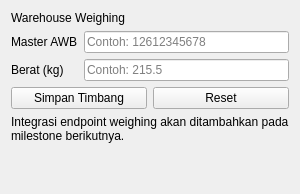
<?xml version="1.0" encoding="UTF-8"?>
<ui version="4.0">
 <class>WeighingPage</class>
 <widget class="QWidget" name="WeighingPage">
  <layout class="QVBoxLayout" name="rootLayout">
   <item>
    <widget class="QLabel" name="pageTitleLabel">
     <property name="text">
      <string>Warehouse Weighing</string>
     </property>
    </widget>
   </item>
   <item>
    <layout class="QFormLayout" name="formLayout">
     <item row="0" column="0">
      <widget class="QLabel" name="masterAwbLabel">
       <property name="text">
        <string>Master AWB</string>
       </property>
      </widget>
     </item>
     <item row="0" column="1">
      <widget class="QLineEdit" name="masterAwbInput">
       <property name="placeholderText">
        <string>Contoh: 12612345678</string>
       </property>
      </widget>
     </item>
     <item row="1" column="0">
      <widget class="QLabel" name="weightLabel">
       <property name="text">
        <string>Berat (kg)</string>
       </property>
      </widget>
     </item>
     <item row="1" column="1">
      <widget class="QLineEdit" name="weightInput">
       <property name="placeholderText">
        <string>Contoh: 215.5</string>
       </property>
      </widget>
     </item>
    </layout>
   </item>
   <item>
    <layout class="QHBoxLayout" name="actionLayout">
     <item>
      <widget class="QPushButton" name="saveButton">
       <property name="text">
        <string>Simpan Timbang</string>
       </property>
      </widget>
     </item>
     <item>
      <widget class="QPushButton" name="clearButton">
       <property name="text">
        <string>Reset</string>
       </property>
      </widget>
     </item>
    </layout>
   </item>
   <item>
    <widget class="QLabel" name="statusLabel">
     <property name="text">
      <string>Integrasi endpoint weighing akan ditambahkan pada milestone berikutnya.</string>
     </property>
     <property name="wordWrap">
      <bool>true</bool>
     </property>
    </widget>
   </item>
   <item>
    <spacer name="verticalSpacer">
     <property name="orientation">
      <enum>Qt::Vertical</enum>
     </property>
     <property name="sizeHint" stdset="0">
      <size>
       <width>20</width>
       <height>40</height>
      </size>
     </property>
    </spacer>
   </item>
  </layout>
 </widget>
 <resources/>
 <connections/>
</ui>
